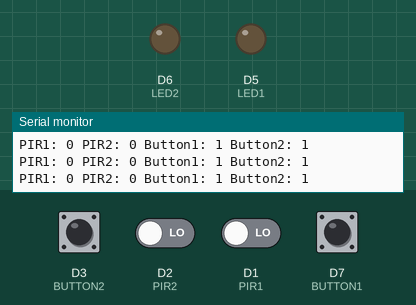
This sketch was run on a simulated ESP8266 (NodeMCU). Parts: output pins drawn as LEDs (lit = HIGH), the last lines printed to the serial monitor. The inputs (shaded band) are chosen by the test bench; at power-on: D3 (BUTTON2), D7 (BUTTON1) HIGH, D1 (PIR1), D2 (PIR2) LOW. WiFi joins after 1.5 s; servers stay silent unless stated; uploads are accepted with an empty reply.

Above: at 2.7 s.
2.8 s: D2 (PIR2) driven HIGH
At 3.5 s:
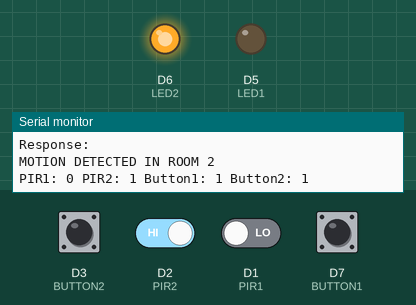
4.3 s: D1 (PIR1) driven HIGH
At 4.8 s:
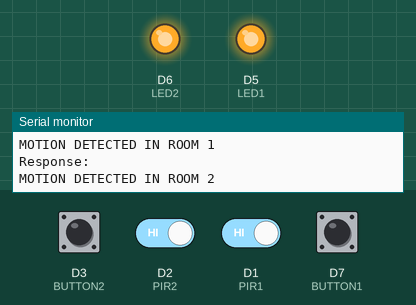
Timing chart, 0 to 7.3 s (numbered marks = the images above; inputs shaded):
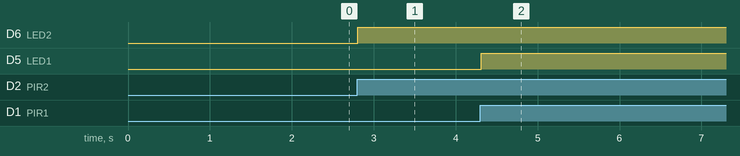

Measured:
- after the input at 2.8 s, D6 (LED2): LOW → HIGH at once
- after the input at 4.3 s, D5 (LED1): LOW → HIGH at once

The sketch:

ESP_HTTP.ino
```cpp
#include <ESP8266WiFi.h>
#include <ESP8266HTTPClient.h>

// WiFi credentials
const char* ssid = "Marfil"; // Replace with your network SSID
const char* password = "05022021"; // Replace with your network password

// Server URL
const char* serverUrl = "http://5.181.217.90/MovLitAPI/room_lighting.php"; // Update with the specific API endpoint

// Pin definitions
const int PIR1 = D1;
const int PIR2 = D2;
const int BUTTON1 = D7;  // Button for room1
const int BUTTON2 = D3;  // Button for room2
const int LED1 = D5;
const int LED2 = D6;

// Variables to manage the timing
unsigned long motionDetectedTime1 = 0;
unsigned long motionDetectedTime2 = 0;
const unsigned long timeoutDuration = 5000;  // Timeout duration in milliseconds (5 seconds)

bool room1State = false;
bool room1Auto = true;
bool room2State = false;
bool room2Auto = true;

bool lastButton1State = HIGH;  // Variable to store the last button state for button1
bool lastButton2State = HIGH;  // Variable to store the last button state for button2

unsigned long button1PressTime = 0;  // Variable to store the time when button1 is pressed
unsigned long button2PressTime = 0;  // Variable to store the time when button2 is pressed

void setup() {
    Serial.begin(115200);
    WiFi.begin(ssid, password);

    Serial.print("Connecting to WiFi");
    while (WiFi.status() != WL_CONNECTED) {
        delay(500);
        Serial.print(".");
    }
    Serial.println("Connected to WiFi");

    // Set the LED pin as output
    pinMode(LED1, OUTPUT);
    pinMode(LED2, OUTPUT);

    // Set the PIR sensor pin as input
    pinMode(PIR1, INPUT);
    pinMode(PIR2, INPUT);

    // Set the button pins as input
    pinMode(BUTTON1, INPUT_PULLUP);
    pinMode(BUTTON2, INPUT_PULLUP);
}

void loop() {
    // Read the PIR sensor's output
    int pir1State = digitalRead(PIR1);
    int pir2State = digitalRead(PIR2);

    // Read the button states
    int button1State = digitalRead(BUTTON1);
    int button2State = digitalRead(BUTTON2);

    // Debugging: Print the states
    Serial.print("PIR1: ");
    Serial.print(pir1State);
    Serial.print(" PIR2: ");
    Serial.print(pir2State);
    Serial.print(" Button1: ");
    Serial.print(button1State);
    Serial.print(" Button2: ");
    Serial.println(button2State);

    // Handle button1 for room1
    if (button1State == LOW) {
        if (lastButton1State == HIGH) {
            button1PressTime = millis();  // Record the time when button1 is first pressed
        }
    } else {
        if (lastButton1State == LOW) {
            if (millis() - button1PressTime >= 3000) {
                room1Auto = !room1Auto;  // Toggle automatic mode for room1
                Serial.println(room1Auto ? "ROOM 1 AUTO MODE ON" : "ROOM 1 AUTO MODE OFF");
            } else {
                if (!room1Auto) {
                    room1State = !room1State;  // Toggle room1State
                    digitalWrite(LED1, room1State ? HIGH : LOW);  // Turn LED on or off based on room1State
                    Serial.print("Room 1 state: ");
                    Serial.println(room1State);
                    sendHttpRequest(1, room1State);
                }
            }
        }
    }

    // Update the last button state for button1
    lastButton1State = button1State;

    // Handle button2 for room2
    if (button2State == LOW) {
        if (lastButton2State == HIGH) {
            button2PressTime = millis();  // Record the time when button2 is first pressed
        }
    } else {
        if (lastButton2State == LOW) {
            if (millis() - button2PressTime >= 3000) {
                room2Auto = !room2Auto;  // Toggle automatic mode for room2
                Serial.println(room2Auto ? "ROOM 2 AUTO MODE ON" : "ROOM 2 AUTO MODE OFF");
            } else {
                if (!room2Auto) {
                    room2State = !room2State;  // Toggle room2State
                    digitalWrite(LED2, room2State ? HIGH : LOW);  // Turn LED on or off based on room2State
                    Serial.print("Room 2 state: ");
                    Serial.println(room2State);
                    sendHttpRequest(2, room2State);
                }
            }
        }
    }

    // Update the last button state for button2
    lastButton2State = button2State;

    // If motion is detected in room1
    if (pir1State == HIGH) {
        if (room1Auto) {
            digitalWrite(LED1, HIGH);  // Turn LED on
            sendHttpRequest(1, true);
        }
        motionDetectedTime1 = millis();  // Record the time when motion is detected
        Serial.println("MOTION DETECTED IN ROOM 1");
    } else {
        // Check if no motion has been detected for the timeout duration
        if (millis() - motionDetectedTime1 >= timeoutDuration) {
            if (room1Auto) {
                digitalWrite(LED1, LOW);  // Turn LED off if timeout exceeded
                sendHttpRequest(1, false);
            }
            Serial.println("NO MOTION DETECTED IN ROOM 1");
        }
    }

    // If motion is detected in room2
    if (pir2State == HIGH) {
        if (room2Auto) {
            digitalWrite(LED2, HIGH);  // Turn LED on
            sendHttpRequest(2, true);
        }
        motionDetectedTime2 = millis();  // Record the time when motion is detected
        Serial.println("MOTION DETECTED IN ROOM 2");
    } else {
        // Check if no motion has been detected for the timeout duration
        if (millis() - motionDetectedTime2 >= timeoutDuration) {
            if (room2Auto) {
                digitalWrite(LED2, LOW);  // Turn LED off if timeout exceeded
                sendHttpRequest(2, false);
            }
            Serial.println("NO MOTION DETECTED IN ROOM 2");
        }
    }

    delay(100);  // Small delay to stabilize the sensor reading
}

void sendHttpRequest(int roomId, bool lightState) {
    if (WiFi.status() == WL_CONNECTED) {
        WiFiClient client; // Create a WiFiClient object
        HTTPClient http;
        http.begin(client, serverUrl); // Use the updated begin method with WiFiClient

        http.addHeader("Content-Type", "application/x-www-form-urlencoded");

        String postData = "action=device_control&device_id=2&room_id=" + String(roomId) + "&light_state=" + String(lightState ? 1 : 0);

        int httpResponseCode = http.POST(postData);

        if (httpResponseCode > 0) {
            String response = http.getString();
            Serial.println("Response: " + response);
        } else {
            Serial.println("Error on sending POST: " + String(httpResponseCode));
        }

        http.end();
    } else {
        Serial.println("WiFi not connected");
    }
}
```
